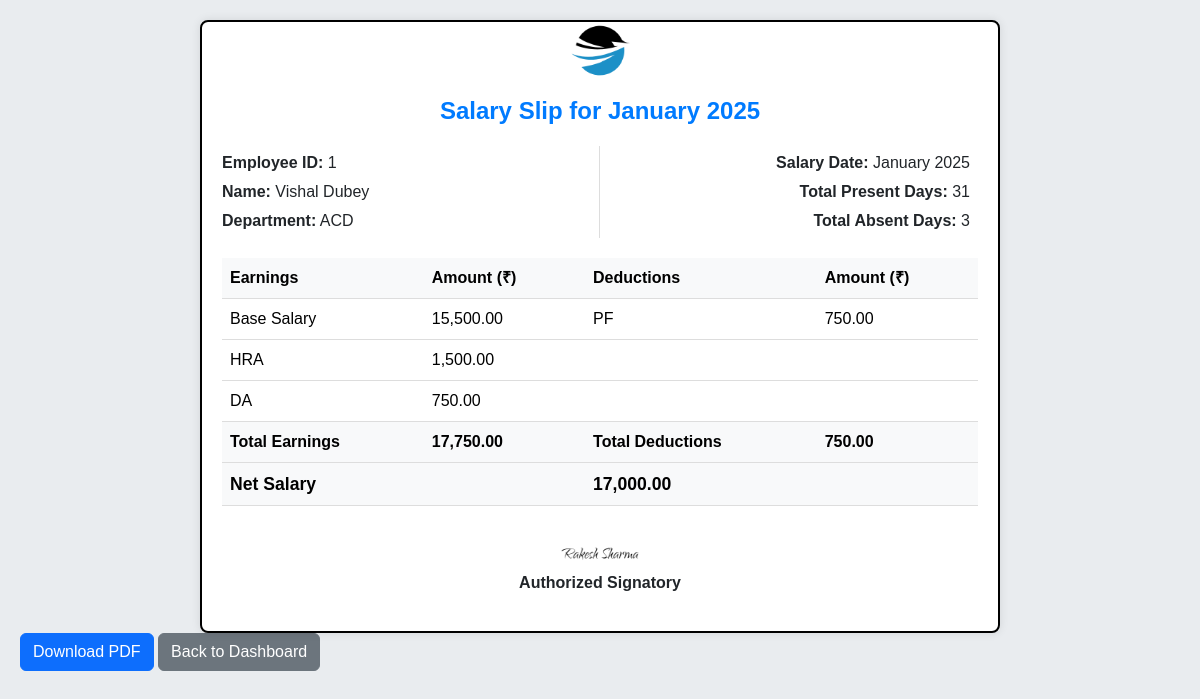
/Employee/salary_slip.php (signed in), run on the app's committed database.
### tables this page shows
CREATE TABLE `tbladdemployee` (
  `Emp_Id` int(11) NOT NULL,
  `First_Name` text NOT NULL,
  `Last_Name` text NOT NULL,
  `Email` text NOT NULL,
  `Department` text DEFAULT NULL,
  `Shift` text NOT NULL,
  `Pnumber` varchar(11) NOT NULL,
  `Address` text NOT NULL,
  `Date_Of_Birth` date DEFAULT NULL,
  `Date_Of_Joining` date DEFAULT NULL,
  `Gender` text NOT NULL,
  `Password` varchar(100) NOT NULL,
  `employeeprofile` varchar(200) NOT NULL,
  `status` enum('active','inactive') DEFAULT 'active',
  `salary` int(15) NOT NULL DEFAULT 0
);

CREATE TABLE `salaries` (
  `id` int(11) NOT NULL,
  `employee_id` int(11) DEFAULT NULL,
  `month_year` datetime DEFAULT NULL,
  `base_salary` decimal(10,2) DEFAULT NULL,
  `total_present_days` int(11) DEFAULT NULL,
  `total_absent_days` int(11) DEFAULT NULL,
  `total_leave_days` int(11) DEFAULT NULL,
  `total_salary` decimal(10,2) DEFAULT NULL,
  `hra` decimal(10,2) DEFAULT 0.00,
  `da` decimal(10,2) DEFAULT 0.00,
  `pf` decimal(10,2) DEFAULT 0.00,
  `net_salary` decimal(10,2) DEFAULT 0.00
);

### Employee/salary_slip.php (the view, shortened to what this page needs)
<?php
include("../Backend/Database/connection.php");
$empId = $_SESSION['EmployeeId'];
$query = "SELECT * FROM tbladdemployee WHERE Emp_Id = '$empId'";
$result = mysqli_query($conn, $query);
if ($row = mysqli_fetch_assoc($result)) {
    $firstName = $row["First_Name"];
    $lastName = $row["Last_Name"];
    $department = $row["Department"];
} else {
    die("No employee found with this ID.");
}
$query = "SELECT * FROM salaries WHERE employee_id = '$empId'";
$salaryResult = mysqli_query($conn, $query);
if ($salaryRow = mysqli_fetch_assoc($salaryResult)) {
    $totalSalary = $salaryRow['total_salary'];
    $hra = $salaryRow['hra'];
    $da = $salaryRow['da'];
    $pf = $salaryRow['pf'];
    $totalPresentDays = $salaryRow['total_present_days'];
    $totalAbsentDays = $salaryRow['total_absent_days'];
    $totalEarnings = $totalSalary + $hra + $da;
    $totalDeductions = $pf;
    $netSalary = $totalEarnings - $totalDeductions;
} else {
    die("No salary data found for this employee.");
}
$currentMonth = date('F');
$currentYear = date('Y');
$salaryDate = "$currentMonth $currentYear";
?>
<!DOCTYPE html>
<html lang="en">
<head>
    <link rel="stylesheet" href="https://cdn.jsdelivr.net/npm/bootstrap@5.3.3/dist/css/bootstrap.min.css">
    <link rel="stylesheet" href="css/salary_slip.css">
</head>
<body>
    <div id="salary-slip" class="salary-slip">
        <div class="logo">
            <img src="image/hello.png" style="width: 60px;" alt="Company Logo">
        </div>
        <h3>Salary Slip for <?php echo $salaryDate; ?></h3>
        <div class="employee-details row">
            <div class="col-md-6">
                <p><strong>Employee ID:</strong> <span id="employeeId"><?php echo $empId; ?></span></p>
                <p><strong>Name:</strong> <span id="employeeName"><?php echo $firstName . ' ' . $lastName; ?></span></p>
                <p><strong>Department:</strong> <span id="employeeDepartment"><?php echo $department; ?></span></p>
            </div>
            <div class="col-md-6 text-end">
                <p><strong>Salary Date:</strong> <span id="salaryDate"><?php echo $salaryDate; ?></span></p>
                <p><strong>Total Present Days:</strong> <span id="totalPresentDays"><?php echo $totalPresentDays; ?></span></p>
                <p><strong>Total Absent Days:</strong> <span id="totalAbsentDays"><?php echo $totalAbsentDays; ?></span></p>
            </div>
        </div>
        <div class="salary-details">
            <table class="table">
                <thead>
                    <tr>
                        <th>Earnings</th>
                        <th>Amount (₹)</th>
                        <th>Deductions</th>
                        <th>Amount (₹)</th>
                    </tr>
                </thead>
                <tbody>
                    <tr>
                        <td>Base Salary</td>
                        <td id="basicSalary"><?php echo number_format($totalSalary, 2); ?></td>
                        <td>PF</td>
                        <td id="pf"><?php echo number_format($pf, 2); ?></td>
                    </tr>
                    <tr>
                        <td>HRA</td>
                        <td id="hra"><?php echo number_format($hra, 2); ?></td>
                        <td></td>
                        <td></td>
                    </tr>
                    <tr>
                        <td>DA</td>
                        <td id="da"><?php echo number_format($da, 2); ?></td>
                        <td></td>
                        <td></td>
                    </tr>
                    <tr>
                        <th>Total Earnings</th>
                        <th id="totalEarnings"><?php echo number_format($totalEarnings, 2); ?></th>
                        <th>Total Deductions</th>
                        <th id="totalDeductions"><?php echo number_format($totalDeductions, 2); ?></th>
                    </tr>
                    <tr>
                        <th colspan="2" class="net-salary">Net Salary</th>
                        <th colspan="2" class="net-salary" id="netSalary"><?php echo number_format($netSalary, 2); ?></th>
                    </tr>
                </tbody>
            </table>
        </div>
        <div class="authorized-signatory">
            <img src="image/signature.png" alt="Admin Signature">
            <p>Authorized Signatory</p>
        </div>
    </div>
    <button id="download-btn" class="btn btn-primary">Download PDF</button>
    <button onclick="window.location.href='EmployeeDashboard.php'" class="btn btn-secondary">Back to Dashboard</button>
</body>
</html>

### Employee/css/salary_slip.css (style rules this page uses)
body { font-family: Arial, sans-serif; background-color: #e9ecef; padding: 20px; }
.salary-slip { background: #ffffff; border-radius: 8px; box-shadow: 0 0 10px rgba(0, 0, 0, 0.1); padding: 20px; max-width: 800px; margin: auto; position: relative; border: 2px solid #000; }
.salary-slip h3 { text-align: center; margin-bottom: 20px; color: #007bff; font-family: 'Arial', sans-serif; font-size: 1.5em; font-weight: bold; }
.employee-details p { margin: 5px 0; }
.employee-details .col-md-6 { border-right: 1px solid #ddd; padding-right: 20px; }
.employee-details .col-md-6:last-child { border-right: none; }
.salary-details { margin-top: 20px; }
.salary-details table { width: 100%; border-collapse: collapse; }
.salary-details th, .salary-details td { padding: 8px; text-align: left; border-bottom: 1px solid #ddd; }
.salary-details th { background-color: #f8f9fa; }
.salary-details .net-salary { font-weight: bold; font-size: 1.1em; }
.authorized-signatory { margin-top: 20px; text-align: center; }
.authorized-signatory img { max-width: 200px; height: auto; }
.authorized-signatory p { margin-top: -15px; font-weight: bold; }
.logo { text-align: center; margin-bottom: 20px; margin-top: -18px; }
.logo img { max-width: 150px; }

### data on the page
tbladdemployee: First_Name "Vishal", Last_Name "Dubey", Department "ACD"
salaries: total_present_days "31", total_absent_days "3", total_salary "15,500.00", pf "750.00", hra "1,500.00", da "750.00", totalEarnings "17,750.00", netSalary "17,000.00"

### other printed values
$salaryDate "January 2025"
$empId "1"
